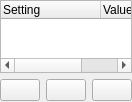
             <widget class="QWidget" name="scrollAreaWidgetContents_7">
              <property name="geometry">
               <rect>
                <x>0</x>
                <y>0</y>
                <width>104</width>
                <height>102</height>
               </rect>
              </property>
              <layout class="QVBoxLayout" name="verticalLayout_23">
               <property name="leftMargin">
                <number>0</number>
               </property>
               <property name="topMargin">
                <number>0</number>
               </property>
               <property name="rightMargin">
                <number>0</number>
               </property>
               <property name="bottomMargin">
                <number>0</number>
               </property>
               <item>
                <widget class="QTreeWidget" name="mJoinTreeWidget">
                 <property name="alternatingRowColors">
                  <bool>true</bool>
                 </property>
                 <property name="selectionMode">
                  <enum>QAbstractItemView::NoSelection</enum>
                 </property>
                 <property name="columnCount">
                  <number>2</number>
                 </property>
                 <column>
                  <property name="text">
                   <string>Setting</string>
                  </property>
                 </column>
                 <column>
                  <property name="text">
                   <string>Value</string>
                  </property>
                 </column>
                </widget>
               </item>
               <item>
                <layout class="QHBoxLayout" name="horizontalLayout">
                 <item>
                  <widget class="QPushButton" name="mButtonAddJoin">
                   <property name="toolTip">
                    <string>Add new join</string>
                   </property>
                   <property name="text">
                    <string/>
                   </property>
                   <property name="icon">
                    <iconset resource="../../images/images.qrc">
                     <normaloff>:/images/themes/default/symbologyAdd.svg</normaloff>:/images/themes/default/symbologyAdd.svg</iconset>
                   </property>
                  </widget>
                 </item>
                 <item>
                  <widget class="QPushButton" name="mButtonRemoveJoin">
                   <property name="toolTip">
                    <string>Remove selected join</string>
                   </property>
                   <property name="text">
                    <string/>
                   </property>
                   <property name="icon">
                    <iconset resource="../../images/images.qrc">
                     <normaloff>:/images/themes/default/symbologyRemove.svg</normaloff>:/images/themes/default/symbologyRemove.svg</iconset>
                   </property>
                  </widget>
                 </item>
                 <item>
                  <widget class="QPushButton" name="mButtonEditJoin">
                   <property name="toolTip">
                    <string>Edit selected join</string>
                   </property>
                   <property name="text">
                    <string/>
                   </property>
                   <property name="icon">
                    <iconset resource="../../images/images.qrc">
                     <normaloff>:/images/themes/default/mActionToggleEditing.svg</normaloff>:/images/themes/default/mActionToggleEditing.svg</iconset>
                   </property>
                  </widget>
                 </item>
                 <item>
                  <spacer name="horizontalSpacer">
                   <property name="orientation">
                    <enum>Qt::Horizontal</enum>
                   </property>
                   <property name="sizeHint" stdset="0">
                    <size>
                     <width>0</width>
                     <height>23</height>
                    </size>
                   </property>
                  </spacer>
                 </item>
                </layout>
               </item>
              </layout>
             </widget>
